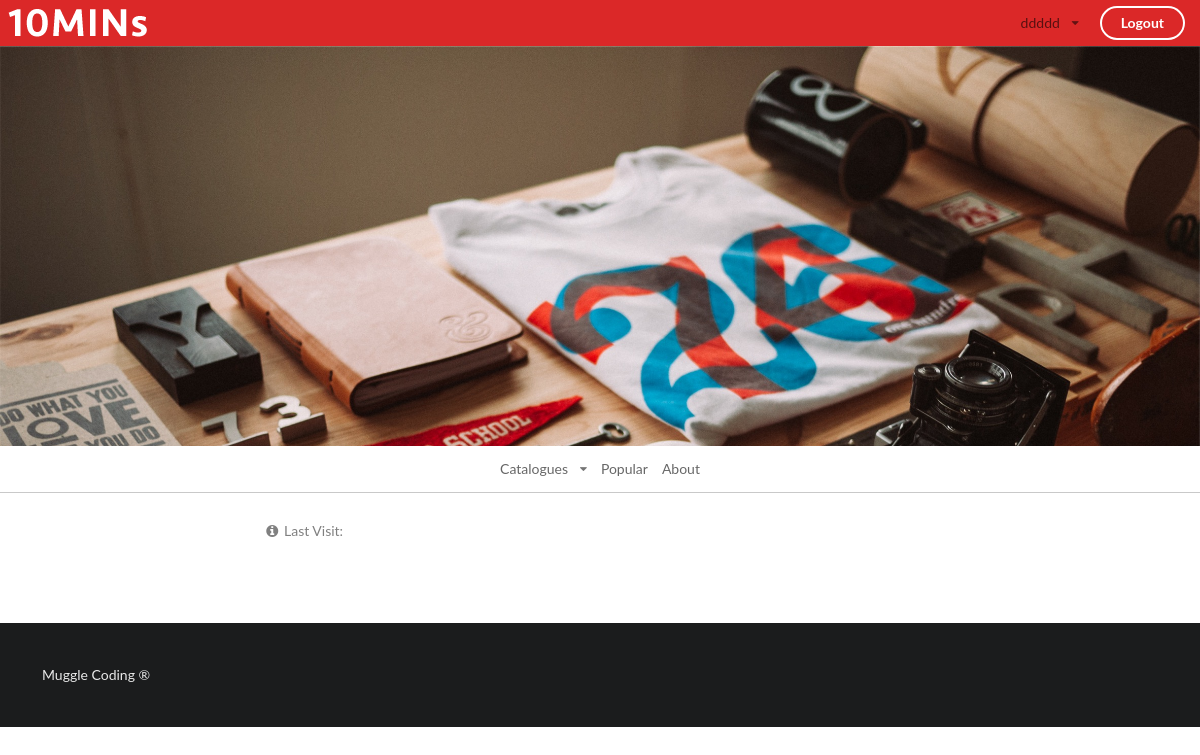
Page /index/ (signed in) on the earlier database version.
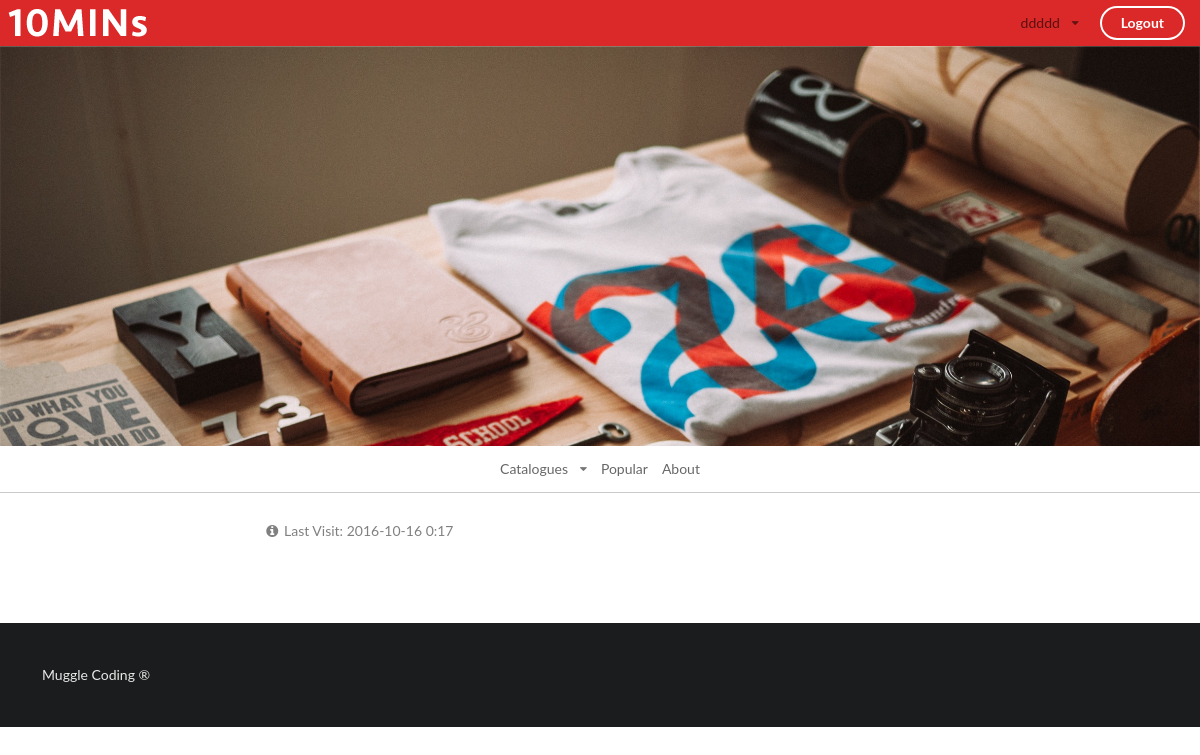
Same page on the later database version.
### app/models.py (models this page shows, shortened)
class UserProfile(models.Model):
    belong_to = models.OneToOneField(to=User, related_name='profile')
    CHOICES = (
        ('female', '女'),
        ('male', '男'),
        ('secret', '保密'),
    )
    sex = models.CharField(choices=CHOICES, max_length=10, null=True)
    profile_image = models.FileField(upload_to='profile_image', null=True, blank=True)
    last_visit_dt = models.DateTimeField(null=True, blank=True)
    full_information = models.BooleanField(default=False)

### app/views.py (the view)
# urls.py: url(r'^index/(?P<tag>\w*)(?P<sort>/*\w*)$', index, name='index'),
def index(request, tag=None, sort=None):
    if tag:
        articles = Article.objects.filter(tag=tag)
    else:
        articles = Article.objects.all()
    if sort:
        articles = articles.order_by('click_rate')
    context = {}
    paginator = Paginator(articles, 10)
    try:
        articles = paginator.page(request.GET.get('page'))
    except EmptyPage:
        articles = paginator.page(paginator.num_pages)
    except PageNotAnInteger:
        articles = paginator.page(1)
    if request.user.is_authenticated():
        context['user'] = UserProfile.objects.get(belong_to=request.user)
    context['paginator'] = paginator
    context['articles'] = articles
    return render(request, 'l7h2.html', context)

### app/templatetags/what_tag.py (called while the page is built)
@register.filter(name='what_tag')
def what_tag(value):
    return str(value).split('/')[2]

### app/templates/l7h2.html (shortened to what this page needs)
<!DOCTYPE html>
{% load staticfiles %}
{% load range %}
{% load yesno_tag %}
{% load what_tag %}
<html>
    <head>
        {% block css %}
            <link rel="stylesheet" href="{% static 'l7h2.css' %}" media="screen" title="no title">
        {% endblock %}
        <link rel="stylesheet" href="{% static 'css/semantic.css' %}" media="screen" title="no title" charset="utf-8">
        <link rel="stylesheet" href="{% static 'base.css' %}" media="screen" title="no title">
    </head>
    <body>
        <div class="ui basic vertical inverted red segment masthead">
            <div class="ui text menu masthead">
                <div class="ui image masthead">
                    <a href="{% url 'index' '' '' %}"><img src="{% static 'images/tenlogo.png' %}" alt=""/></a>
                </div>
                <div class="right menu">
                    {% if request.user.is_authenticated %}
                        <div class="item">
                            <div class="ui dropdown right item">
                                {{ request.user.username }}
                                <i class="dropdown icon"></i>
                            </div>
                        </div>
                        <div class="item">
                            <a href="{% url 'index_logout' %}" class="ui inverted circular button">Logout</a>
                        </div>
                    {% else %}
                        <div class="ui item">
                            <p>你还没有登录,
                                <a href="{% url 'login' %}">点击登录</a>
                            </p>
                        </div>
                    {% endif %}
                </div>
            </div>
        </div>
        <div class="ui vertical basic segment banner"></div>
        {% block content %}
            <div class="ui basic segment menu">
                <div class="ui borderless text menu">
                    <div class="ui dropdown item">
                        Catalogues
                        <i class="dropdown icon"></i>
                    </div>
                    <a href="{% url 'index' request.path|what_tag '/sort' %}" class="item">Popular</a>
                    <div class="item">
                        About
                    </div>
                </div>
            </div>
            <div class="ui basic segment content">
                {% if request.user.is_authenticated %}
                    <p style="color: grey">
                        <i class="info circle icon"></i>Last Visit:
                        {{ user.last_visit_dt|date:"Y-m-d G:i" }}
                    </p>
                {% endif %}
                <div id="app">
                    <div class="ui secondary menu">
                    </div>
                </div>
            </div>
        {% endblock %}
        <div class="ui vertical very padded inverted segment">
            Muggle Coding ®
        </div>
    </body>
</html>

Differences in the rows shown:
now on this page (row edited): UserProfile: last_visit_dt "2016-10-16 0:17"
